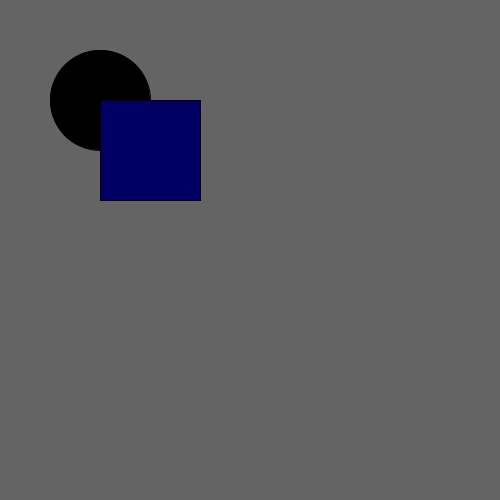
Frame 1 (no input)
Frame 60 (the mouse pressed at the canvas centre just before this capture): identical to frame 1, image omitted
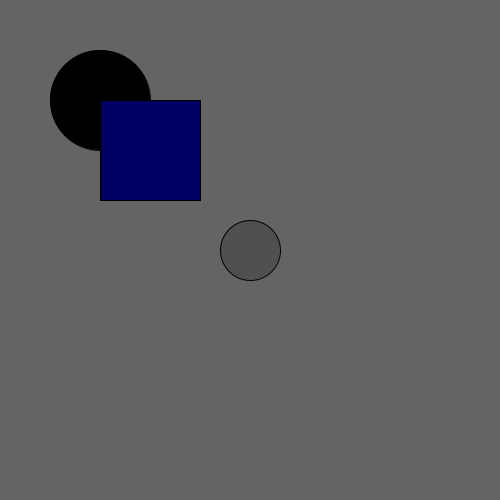
Frame 120 (the mouse held since frame 60 and released just before this capture)

The Processing sketch that drew these frames (run headless with seeded random() and noise(); from frame 60 on, the mouse is pressed at the canvas centre):

// Processing sketch: ADnugget_2
// ── ADnugget_2.pde
void setup ()
{
  size(500, 500);
}
void draw ()
{
 
  background(100, 100, 100);
  fill(0, 0, 0);
  ellipse(100, 100, 100, 100);
  fill(0, 0, 100);
  rect(100, 100, 100, 100);
  if(mousePressed)
  {
      fill(80, 80, 80);
    ellipse(mouseX, mouseY, 60, 60);
  }
}
 
